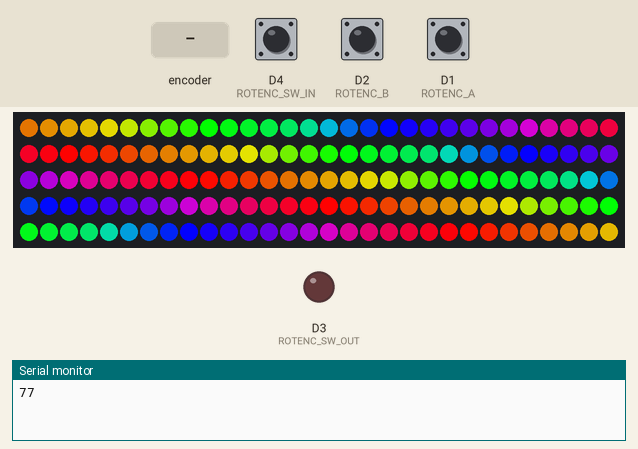
Bench run of a sketch on a simulated ESP8266 (NodeMCU). On the bench: 150 RGB LEDs in strip order, left to right, continuing on the next row, output pins drawn as LEDs (lit = HIGH), the last lines printed to the serial monitor. The inputs (shaded band) are chosen by the test bench; at power-on: D4 (ROTENC_SW_IN) HIGH, D2 (ROTENC_B) HIGH, D1 (ROTENC_A) HIGH. Dim RGB values are drawn brighter than linear; random numbers use the default seed unless the sketch sets one; EEPROM starts erased.

Above: at 1.2 s.
1.3 s: D4 (ROTENC_SW_IN) pulled LOW for 3.2 s
At 3.4 s:
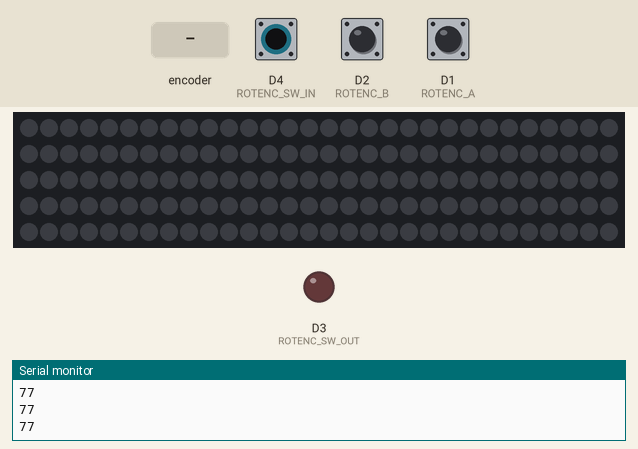
7.5 s: rotary encoder on D1 (ROTENC_A) / D2 (ROTENC_B) turned 2 steps (second pin leading)
At 7.66 s:
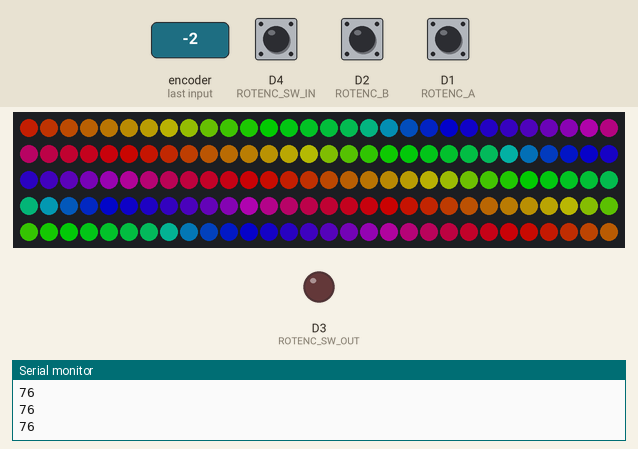
9.4 s: D4 (ROTENC_SW_IN) pulled LOW for 0.15 s
10.1 s: rotary encoder on D1 (ROTENC_A) / D2 (ROTENC_B) turned 1 step (first pin leading)
At 10.38 s:
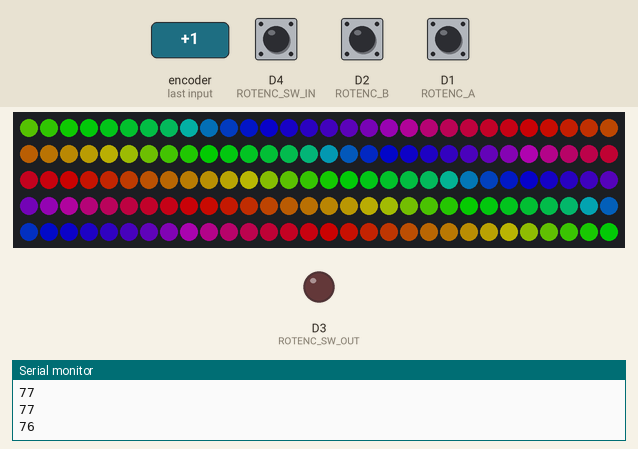
Timing chart, 0 to 12.8 s (numbered marks = the images above; inputs shaded):
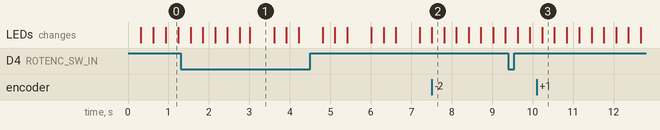

The sketch:

wifi-controller-x4.ino
```cpp
#define FASTLED_INTERRUPT_RETRY_COUNT 0
#define FASTLED_ESP8266_RAW_PIN_ORDER
#include <FastLED.h>
#include <EEPROM.h>
#include "button.h"
#include "patterns.h"


#define ARRAY_SIZE(A) (sizeof(A) / sizeof((A)[0]))

//---------------------------------------------------------------------------------------------------
// LED Strips
//---------------------------------------------------------------------------------------------------

#define NUM_STRIPS 4
#define NUM_LEDS  150
#define FRAMERATE 120
#define DEFAULT_BRIGHTNESS  200;

// Fast LED pins are RAW Pins, not d1 pins
#define CLOCK_PIN 16
#define LEDS_PIN1 12
#define LEDS_PIN2 13
#define LEDS_PIN3 14
#define LEDS_PIN4 15

CRGB led_strips[NUM_STRIPS][NUM_LEDS];

//---------------------------------------------------------------------------------------------------
// Rotenc stuff
//---------------------------------------------------------------------------------------------------

#define ROTENC_A      D1
#define ROTENC_B      D2
#define ROTENC_SW_OUT D3
#define ROTENC_SW_IN  D4

static volatile int32_t g_rotenc = 0;
static bool g_rotenc_clamped = false;
static int g_rotenc_min = 0;
static int g_rotenc_max = 0;

Button sw(ROTENC_SW_IN);

int8_t read_encoder()
{
  static int8_t enc_states[] = {0,-1,1,0,1,0,0,-1,-1,0,0,1,0,1,-1,0};
  static uint8_t old_AB = 0;

  old_AB <<= 2;
  old_AB |= digitalRead(ROTENC_B) << 1 | digitalRead(ROTENC_A);
  return ( enc_states[( old_AB & 0x0f )]);
}

void rotenc_isr() {
  g_rotenc += read_encoder();
}

void rotenc_reset(int new_value=0) {
    g_rotenc = new_value * 2;
}

int rotenc_raw() {
    return g_rotenc >> 1;
}

int rotenc() {
    int ret = rotenc_raw();
    if (g_rotenc_clamped) {
        if (ret < g_rotenc_min) ret = g_rotenc_min;
        if (ret > g_rotenc_max) ret = g_rotenc_max;
        rotenc_reset(ret);
    }
    return ret;
}

void rotenc_unclamped(int current_value = 0) {
    g_rotenc_clamped = false;
    rotenc_reset(current_value);
}

void rotenc_clamped(int current_value, int min, int max) {
   g_rotenc_clamped = true;
   g_rotenc_min = min;
   g_rotenc_max = max;
   rotenc_reset(current_value);
}

//---------------------------------------------------------------------------------------------------
// Pattern state management
//---------------------------------------------------------------------------------------------------

enum MAIN_STATE {
  STATE_RENDER,
  STATE_CHOOSE_STRIP,
  STATE_CHOOSE_PATTERN,
};
uint8_t state = STATE_RENDER;
uint8_t strip_being_edited = 0;

typedef int (*SimplePatternList[])(CRGB* leds, uint32_t num_leds);
uint8_t g_current_pattern[NUM_STRIPS] = {0};
uint8_t brightness;

SimplePatternList patterns = {
  //collision,
  rainbow,
  moving_palette,
  confetti,
  mode_yalda,
};

void leave_edit_mode() {
  state = STATE_RENDER;
  rotenc_clamped(brightness, 0, 255);
  save_config();
}

void button_press() {
  switch (state) {
    case STATE_RENDER: break;
    case STATE_CHOOSE_STRIP:
      state = STATE_CHOOSE_PATTERN;
      rotenc_unclamped(0);
      break;
    case STATE_CHOOSE_PATTERN:
      leave_edit_mode();
      break;
  }
}

void button_hold() {
  switch (state) {
    case STATE_RENDER:
      state = STATE_CHOOSE_STRIP;
      rotenc_unclamped(0);
      break;
    case STATE_CHOOSE_STRIP:
    case STATE_CHOOSE_PATTERN:
      leave_edit_mode();
      break;
  }
}

//---------------------------------------------------------------------------------------------------
// Config
//---------------------------------------------------------------------------------------------------

void load_config() {
  brightness = EEPROM.read(0);
  for (int i=0; i<NUM_STRIPS; i++) {
    uint8_t val = EEPROM.read(1 + i);
    if (val > ARRAY_SIZE( patterns )) val = 0;
    g_current_pattern[i] = val;
  }
}

void save_config() {
  EEPROM.write(0, brightness);
  for (int i=0; i<NUM_STRIPS; i++) {
    EEPROM.write(1 + i, g_current_pattern[i]);
  }
  EEPROM.commit();
}

//---------------------------------------------------------------------------------------------------
// Setup & Loop
//---------------------------------------------------------------------------------------------------

void setup() {

  Serial.begin(115200);
  EEPROM.begin(256);

  // rotenc
  pinMode(ROTENC_A, INPUT_PULLUP);
  pinMode(ROTENC_B, INPUT_PULLUP);
  attachInterrupt(digitalPinToInterrupt(ROTENC_A), rotenc_isr, CHANGE);
  attachInterrupt(digitalPinToInterrupt(ROTENC_B), rotenc_isr, CHANGE);

  // switch
  pinMode(ROTENC_SW_OUT, OUTPUT);
  digitalWrite(ROTENC_SW_OUT, LOW);

//  FastLED.addLeds<WS2812, LEDS_PIN1>(led_strips[0], NUM_LEDS).setCorrection(TypicalLEDStrip);
//  FastLED.addLeds<WS2812, LEDS_PIN2>(led_strips[1], NUM_LEDS).setCorrection(TypicalLEDStrip);
//  FastLED.addLeds<WS2812, LEDS_PIN3>(led_strips[2], NUM_LEDS).setCorrection(TypicalLEDStrip);
//  FastLED.addLeds<WS2812, LEDS_PIN4>(led_strips[3], NUM_LEDS).setCorrection(TypicalLEDStrip);

//  FastLED.addLeds<APA102, LEDS_PIN1, CLOCK_PIN>(leds, NUM_LEDS, RGB).setCorrection(TypicalLEDStrip);
//  FastLED.addLeds<APA102, LEDS_PIN2, CLOCK_PIN>(leds, NUM_LEDS, RGB).setCorrection(TypicalLEDStrip);
//  FastLED.addLeds<APA102, LEDS_PIN3, CLOCK_PIN>(leds, NUM_LEDS, RGB).setCorrection(TypicalLEDStrip);
//  FastLED.addLeds<APA102, LEDS_PIN4, CLOCK_PIN>(leds, NUM_LEDS, RGB).setCorrection(TypicalLEDStrip);

  FastLED.addLeds<WS2811_PORTA, NUM_STRIPS>(led_strips[0], NUM_LEDS).setCorrection(TypicalLEDStrip);


  state = STATE_RENDER;
  load_config();

  rotenc_clamped(brightness, 0, 255);
}

void loop() {
  // button press / state transitions
  sw.poll(button_press, button_hold);

  // changen pattern
  if (STATE_CHOOSE_PATTERN == state) {
    g_current_pattern[strip_being_edited] = rotenc() % ARRAY_SIZE(patterns);
  }

  // render
  for (int i=0; i<NUM_STRIPS; i++) {
    patterns[g_current_pattern[i]](led_strips[i], NUM_LEDS);
  }

  // blink the edited strip if we're choosing a strip to edit
  if (STATE_CHOOSE_STRIP == state) {
    strip_being_edited = rotenc() % NUM_STRIPS;
    if ((millis() / 600) & 1) {
       fill_solid(led_strips[strip_being_edited], NUM_LEDS, CRGB::Black);
    }
  }

  // fade all non-edited strips if we're editing
  if (STATE_RENDER != state) {
    for (int i=0; i<NUM_STRIPS; i++) {
      if (i != strip_being_edited) {
        fade_video(led_strips[i], NUM_LEDS, 150);
      }
    }
  } else {
    brightness = rotenc();
    FastLED.setBrightness(brightness);
  }

  FastLED.delay(1000/FRAMERATE);
  FastLED.countFPS();

  EVERY_N_SECONDS(1) {
      Serial.println(FastLED.getFPS());
  }
}
```

button.h
```cpp
#define BUTTON_HOLD_TIME      1500
#define BUTTON_DEBOUNCE_TIME  50


class Button
{
  int pin;
  bool pressed;
  bool held;
  unsigned long press_time;
  unsigned long release_time;

  public:
    Button(int pin, int mode=INPUT_PULLUP) {
        this->pressed = false;
        this->held = false;
        this->press_time = 0;
        this->release_time = 0;

        this->pin = pin;
        pinMode(pin, mode);
    }

    void poll(void (*short_press)()=NULL, void (*hold)()=NULL) {
        bool current_pressed = digitalRead(this->pin) == LOW;

        // button state changed
        if (current_pressed != this->pressed) {
            this->pressed = current_pressed;

            // press
            if (current_pressed) {
                 this->press_time = millis();
            }
            // release
            else {
                if (millis() -  this->press_time > BUTTON_DEBOUNCE_TIME) {
                     this->release_time = millis();
                    if (!this->held && short_press) {
                       short_press();
                    }
                }
            }

            held = false;
        }

        // hold?
        if (this->pressed && !this->held && millis() - this->press_time > BUTTON_HOLD_TIME) {
            held = true;
            if (hold) {
                hold();
            }
        }
    }

    bool isPressed() {
        return this->pressed;
    }

    bool isHeld() {
        return this->held;
    }

    unsigned long getPressTime() {
        return this->press_time;
    }

    unsigned long getReleaseTime() {
        return this->release_time;
    }
};
```

patterns.h
```cpp
int rainbow(CRGB * leds, uint32_t num_leds) {
    static uint8_t hue = 0;
    fill_rainbow( leds, num_leds, ++hue, 7);
    return 0;
}

int boa_rainbow(CRGB * leds, uint32_t num_leds) {
    // kinda hacky, assumes boa has 64 LEDs with 2 strips of 32 folded over
    static uint8_t hue = 0;
    fill_rainbow( leds, 32, hue, 7);
    for (int i=0; i<32; i++) {
      leds[63-i] = leds[i];
    }
    hue++;
    return 0;
}

int confetti(CRGB * leds, uint32_t num_leds) {
    static uint8_t hue = 0;

    // random colored speckles that blink in and fade smoothly
    fadeToBlackBy( leds, num_leds, 7);
    if (random8() > 100) {
      int pos = random8(num_leds);
      leds[pos] += CHSV( hue + random8(64), 200, 255);
    }

    hue++;
    return 0;
}

int sinelon(CRGB * leds, uint32_t num_leds) {
    static uint8_t hue = 0;

    // a colored dot sweeping back and forth, with fading trails
    fadeToBlackBy( leds, num_leds, 20);
    int pos = beatsin16(11,0,num_leds);
    leds[pos] |= CHSV( hue, 255, 255);
    pos = beatsin16(13,0,num_leds);
    leds[pos] |= CHSV( hue + 128, 255, 255);

    hue++;
    return 0;
}

#define PALETTE_CYCLE_TIME 2500

//--------------------------------------------------------------------------------------------------
// palettes
//--------------------------------------------------------------------------------------------------

DEFINE_GRADIENT_PALETTE( Mode_Yalda_gp ) {
   0,   0,  0, 0,
   40, 0x3B, 0, 0x72,
   80,   0,  0, 0,
  120,  0x19, 0x29, 0x70,
   160,   0,  0, 0,
  200,  0, 0x8B, 0x7B,
  255, 0, 0, 0
  };


DEFINE_GRADIENT_PALETTE( Green_Purple_gp ) {
  0, 0, 0, 0,
  32, 0, 127, 0,
  64, 0, 0, 0,
  96, 127, 0, 127,
  128, 0, 0, 0,
  160, 0, 127, 0,
  192, 0, 0, 0,
  224, 127, 0, 127,
  255, 0, 0, 0,
};

DEFINE_GRADIENT_PALETTE( Orange_Blue_gp ) {
  0, 0, 0, 0,
  32, 0, 0, 128,
  64, 0, 0, 0,
  96, 128, 128, 0,
  128, 0, 0, 0,
  160, 0, 0, 128,
  192, 0, 0, 0,
  224, 128, 128, 0,
  255, 0, 0, 0,
};


DEFINE_GRADIENT_PALETTE( Rainbow1_gp ) {
  0, 0, 0, 0,
  32,  255,  0,  0, // Red
  64, 0, 0, 0,
  96,  171, 85,  0, // Orange
  128, 0, 0, 0,
  160,  171,171,  0, // Yellow
  192, 0, 0, 0,
  224,  171, 85,  0, // Orange
  255, 0, 0, 0,
};


DEFINE_GRADIENT_PALETTE( Rainbow2_gp ) {
  0, 0, 0, 0,
  32, 0,  0xCE1, 0xD1, // Turquoise
  64, 0, 0, 0,
  96,    0,255,  0, // Green
  128, 0, 0, 0,
  160,    0,171, 85, // Aqua
  192, 0, 0, 0,
  224,    0,255,  0, // Green
  255, 0, 0, 0,
};


DEFINE_GRADIENT_PALETTE( Rainbow3_gp ) {
  0, 0, 0, 0,
  32,    0,171, 85, // Aqua
  64, 0, 0, 0,
  96,    0,  0,255, // Blue
  128, 0, 0, 0,
  160,   85,  0,171, // Purple
  192, 0, 0, 0,
  224,    0,  0,255, // Blue
  255, 0, 0, 0,
};


DEFINE_GRADIENT_PALETTE( Rainbow4_gp ) {
  0, 0, 0, 0,
  32,   85,  0,171, // Purple
  64, 0, 0, 0,
  96,  171,  0, 85, // Pink
  128, 0, 0, 0,
  160,  255,  0,  0, // Red
  192, 0, 0, 0,
  224,  171,  0, 85, // Pink
  255, 0, 0, 0,
};


DEFINE_GRADIENT_PALETTE( My_Rainbow_gp ) {
      0,  255,  0,  0, // Red
     32,  171,171,  0, // Yellow
     64,  0, 0, 0,
     96,    0,255,  0, // Green
    128,    0,171, 85, // Aqua
    160,    0,  0,255, // Blue
     192,  0, 0, 0,
    224,   85,  0,171, // Purple
    255,  255,  0,  0 // and back to Red
};

const TProgmemRGBGradientPalettePtr g_palettes[] = {
    Green_Purple_gp,
    Orange_Blue_gp,
    Rainbow1_gp,
    Rainbow2_gp,
    Rainbow3_gp,
    Rainbow4_gp,
 };

const uint8_t g_palette_count =
  sizeof( g_palettes) / sizeof( TProgmemRGBGradientPalettePtr );

void FillLEDsFromPaletteColors(CRGB * leds, uint32_t num_leds, CRGBPalette16 &palette, uint8_t colorIndex, uint8_t step) {
    for( int i = 0; i < num_leds; i++, colorIndex+=step) {
        leds[i] = ColorFromPalette( palette, colorIndex, 255, LINEARBLEND);
    }
}

uint8_t g_current_palette_number = 0;
CRGBPalette16 g_current_palette( CRGB::Black);
CRGBPalette16 target_palette( CRGB::Black);
CRGBPalette16 *g_target_palette = &target_palette;
uint8_t g_palette_offset = 0;
uint32_t g_last_palette_time = 0;

int moving_palette(CRGB * leds, uint32_t num_leds) {
    if (millis() - g_last_palette_time > PALETTE_CYCLE_TIME) {
      g_current_palette_number = addmod8( g_current_palette_number, 1, g_palette_count);
      g_last_palette_time = millis();
    }

    g_palette_offset++;
    *g_target_palette = g_palettes[g_current_palette_number];
    nblendPaletteTowardPalette( g_current_palette, *g_target_palette, 24);
    FillLEDsFromPaletteColors(leds, num_leds, g_current_palette, g_palette_offset, 7);

    return 0;
}

int mode_yalda(CRGB * leds, uint32_t num_leds) {
    g_palette_offset++;
    g_current_palette = Mode_Yalda_gp;
    FillLEDsFromPaletteColors(leds, num_leds, g_current_palette, g_palette_offset, 9);

    return 0;
}
```

Measured:
- what the display in image 1 shows lasts 0.6 s, from 3.0 s to 3.6 s
